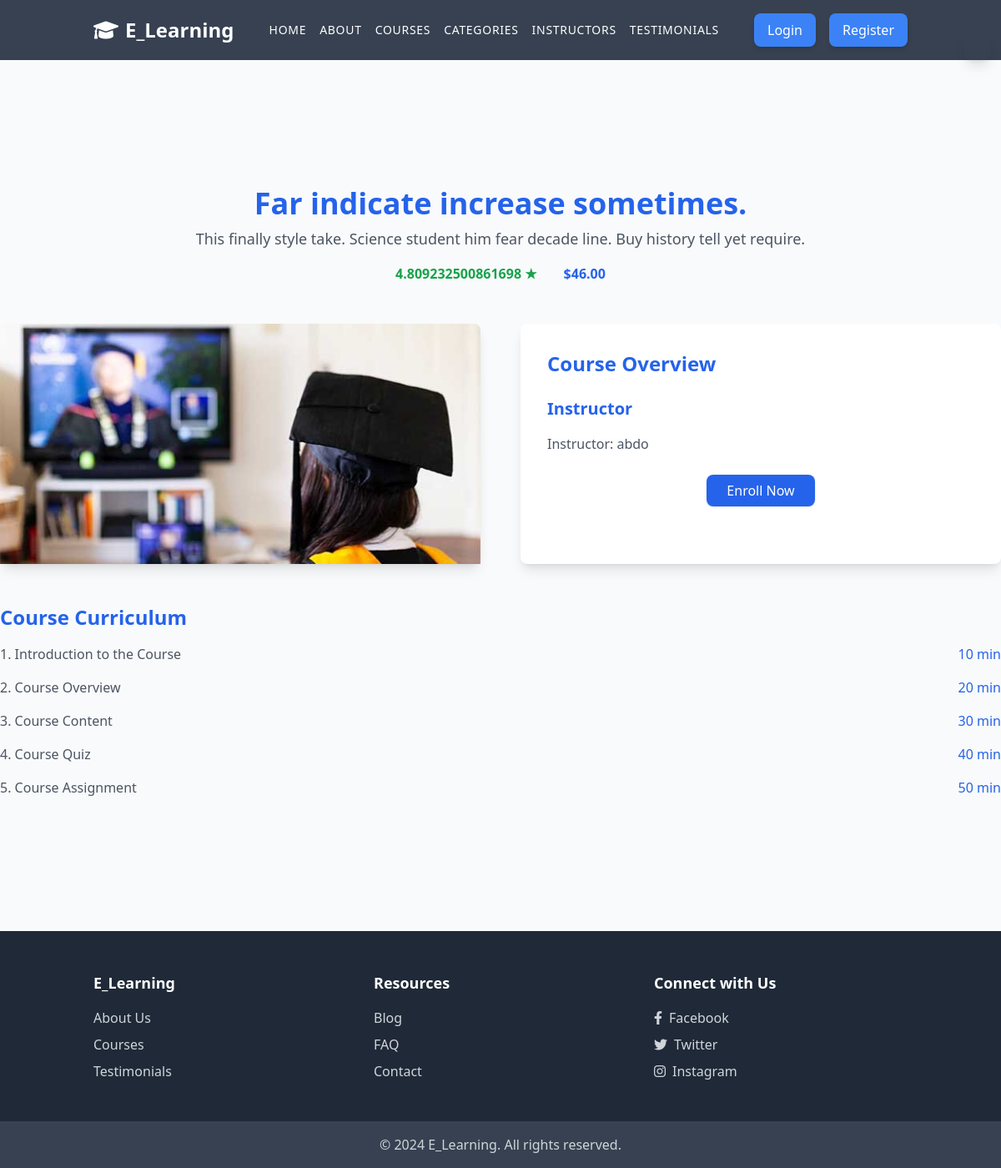
Page /courses/83/ on the committed database.
### courses/models.py (models this page shows, shortened)
class Course(models.Model):
    title = models.CharField(max_length=255)
    description = models.TextField()
    price = models.DecimalField(max_digits=10, decimal_places=2, default=0)
    rating = models.FloatField(
        default=0.0,
        validators=[MinValueValidator(0), MaxValueValidator(5)]
    )
    instructor = models.ForeignKey(
        settings.AUTH_USER_MODEL,
        on_delete=models.CASCADE,
        related_name='courses',
        null=True,
        blank=True
    )
    category = models.ForeignKey(
        Category,
        on_delete=models.CASCADE,
        related_name='courses',
        null=True,
        blank=True
    )
    created_at = models.DateTimeField(auto_now_add=True)

### users/models.py (models this page shows)
class CustomUser(AbstractUser):
    phone = models.CharField(max_length=15, blank=True, null=True)
    address = models.CharField(max_length=255, blank=True, null=True)
    age = models.PositiveIntegerField(null=True, blank=True)
    is_student = models.BooleanField(default=True)
    is_instructor = models.BooleanField(default=False)
    def __str__(self):
        return self.username

### courses/views.py (the view)
# urls.py: path('courses/<int:course_id>/', course_detail, name='course_detail'),
def course_detail(request, course_id):
    course = get_object_or_404(Course, id=course_id)
    return render(request, 'courses/course_detail.html', {'course': course})

### templates/courses/course_detail.html (shortened to what this page needs)
{% extends "base.html" %}
{% load static %}
{% block content %}
<section id="course-detail" class="py-40">
    <div class="max-w-7xl mx-auto">
        <div class="text-center mb-12">
            <h1 class="text-3xl md:text-4xl font-extrabold text-blue-600">{{ course.title }}</h1>
            <p class="text-lg text-gray-600 mt-2">{{ course.description }}</p>
            <div class="flex justify-center mt-4 space-x-8">
                <span class="text-green-600 font-semibold">{{ course.rating }} ★</span>
                <span class="text-blue-600 font-semibold">${{ course.price }}</span>
            </div>
        </div>
        <div class="grid grid-cols-1 md:grid-cols-2 gap-12">
            <div class="relative rounded-lg shadow-lg">
                <img src="{% static 'images/course-1.jpg' %}" alt="Course Image" class="w-full h-72 object-cover rounded-t-lg">
            </div>
            <div class="bg-white p-8 rounded-lg shadow-lg">
                <h2 class="text-2xl font-semibold text-blue-600 mb-4">Course Overview</h2>
                <h3 class="text-xl font-semibold text-blue-600 mb-4">Instructor</h3>
                <p class="text-gray-600 mb-4">Instructor: {{ course.instructor }}</p>
                <div class="mt-8 text-center">
                    <a href="{% url 'enroll_in_course' course.id %}" class="bg-blue-600 hover:bg-blue-700 text-white py-2 px-6 rounded-lg shadow transition duration-300">
                        Enroll Now
                    </a>
                </div>
            </div>
        </div>
         <div class="mt-12">
            <h2 class="text-2xl font-semibold text-blue-600 mb-4">Course Curriculum</h2>
            <ul class="space-y-4">
                <li class="flex justify-between items-center">
                    <span class="text-gray-600">1. Introduction to the Course</span>
                    <span class="text-blue-600">10 min</span>
                </li>
                <li class="flex justify-between items-center">
                    <span class="text-gray-600">2. Course Overview</span>
                    <span class="text-blue-600">20 min</span>
                </li>
                <li class="flex justify-between items-center">
                    <span class="text-gray-600">3. Course Content</span>
                    <span class="text-blue-600">30 min</span>
                </li>
                <li class="flex justify-between items-center">
                    <span class="text-gray-600">4. Course Quiz</span>
                    <span class="text-blue-600">40 min</span>
                </li>
                <li class="flex justify-between items-center">
                    <span class="text-gray-600">5. Course Assignment</span>
                    <span class="text-blue-600">50 min</span>
                </li>
            </ul>
        </div>
    </div>
</section>
{% endblock content %}

### rows in the picture
Course: title "Far indicate increase sometimes.", description "This finally style take. Science student him fear decade line. Buy history tell yet require.", rating "4.809232500861698", price "46.00", instructor "abdo"
